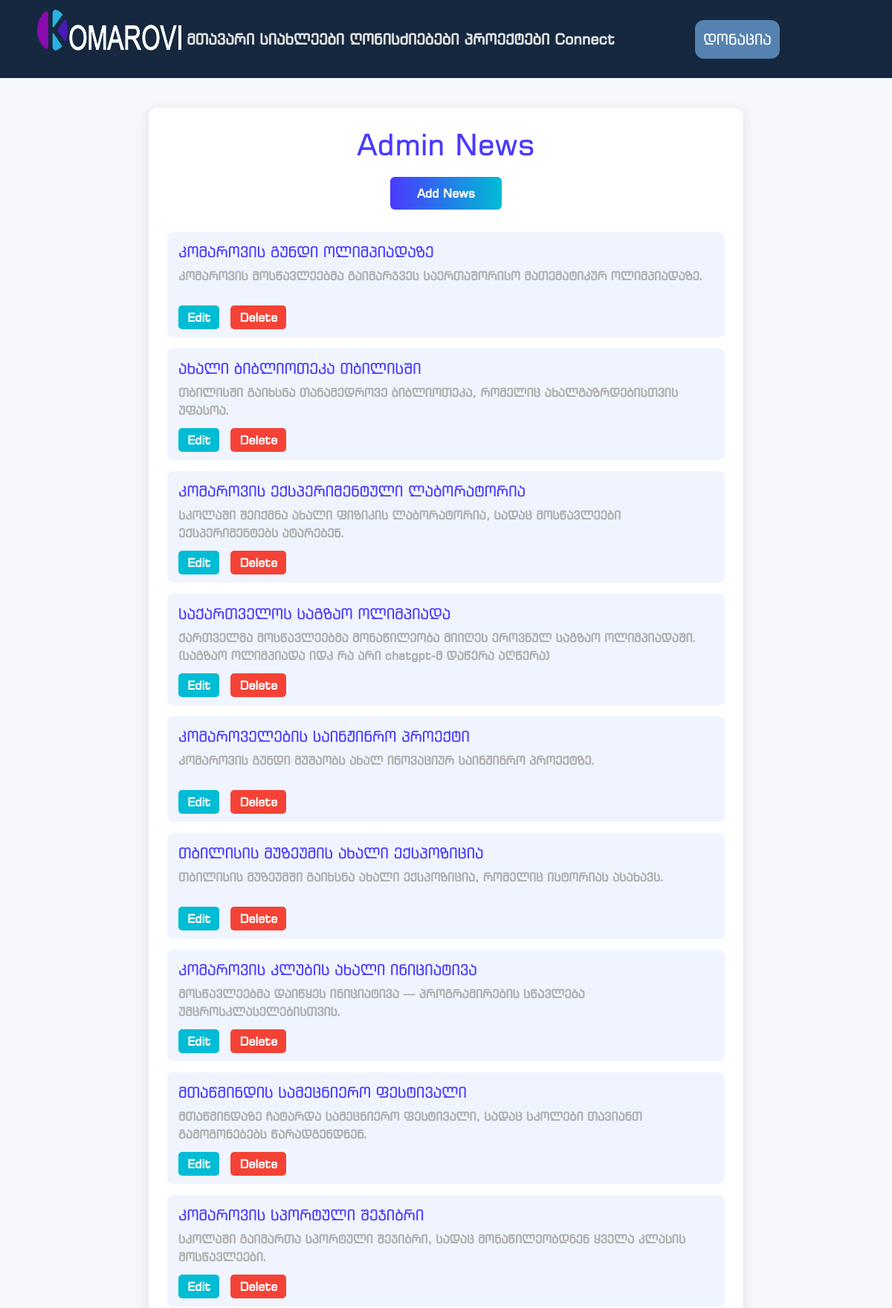
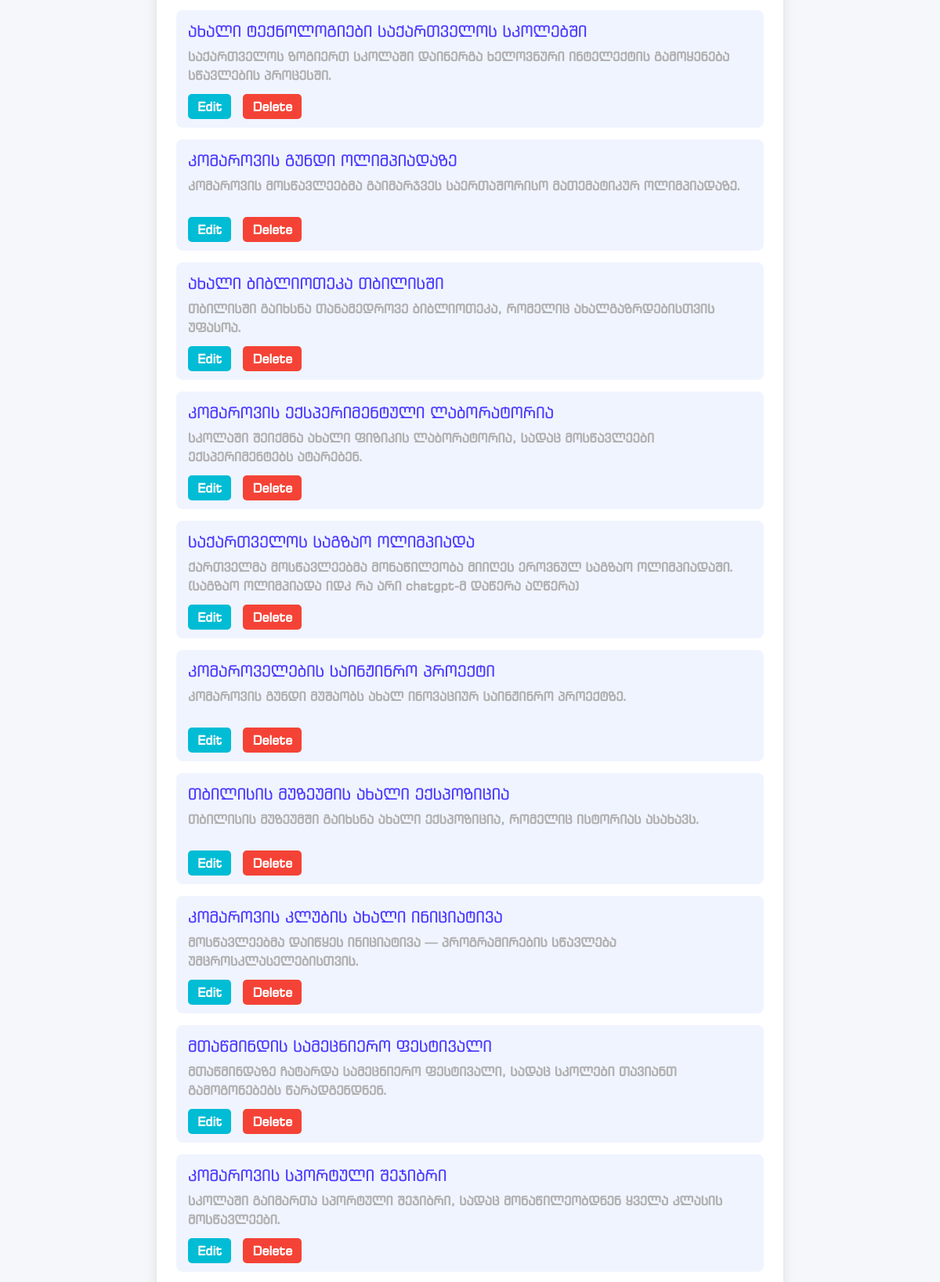
The app's page /adminpanel/news (signed in, upper part) with its own data (2 pictures, top to bottom).
### models.py (models this page shows, shortened)
class News(db.Model):
    id = db.Column(db.Integer, primary_key= True)
    name = db.Column(db.String(80), unique= False, nullable= False)
    img = db.Column(db.String(80), unique= False, nullable= False)
    description = db.Column(db.String(80), unique= False, nullable= False)
    date_added = db.Column(db.DateTime, default=datetime.utcnow)

### routes.py (the view)
@app.route("/adminpanel/news")
@login_required
def admin_news():
    all_news = News.query.order_by(News.id).all()
    return render_template('admin_news.html', all_news=all_news)

### models.py (called while the page is built)
@login_manager.user_loader
def load_user(user_id):
    return User.query.get(user_id)

### templates/admin_news.html
{% extends "base.html" %} {% block head %}
<link
  rel="stylesheet"
  href="{{ url_for('static', filename='css/admin_news.css') }}"
/>
{% endblock %} {% block content %}
<div class="admin-news-container">
  <h1>Admin News</h1>
  <a href="/add_news" class="btn-add-news">Add News</a>
  {% for news in all_news %}
  <div class="news-card">
    <h5>{{ news.name }}</h5>
    <p>{{ news.description }}</p>
    <a href="{{ url_for('update_news', id=news.id) }}" class="btn-edit">Edit</a>
    <a href="{{ url_for('delete', id=news.id) }}" class="btn-delete">Delete</a>
  </div>
  {% endfor %}
</div>
{% endblock %}

### static/css/main.css (style rules this page uses)
html, body { margin: 0; height: 100%; padding: 0; display: flex; flex-direction: column; overflow-x: hidden; background-color: rgb(251, 251, 252); font-family: "AlkSanet", "BpgExsqMtavruli", "BpgIngiriArial", Arial, Helvetica, sans-serif; }

### static/css/footer.css (style rules this page uses)
span, p { color: rgb(177, 177, 177); font-weight: bold; }
a { text-decoration: none; }

### static/css/admin_news.css (style rules this page uses)
body { background-color: #f5f7fa; color: #333; }
.admin-news-container { max-width: 800px; margin: 40px auto; padding: 25px; background-color: #ffffff; border-radius: 12px; box-shadow: 0px 4px 15px rgba(0, 0, 0, 0.1); }
.admin-news-container h1 { text-align: center; color: #4a3aff; margin-bottom: 20px; }
.btn-add-news { display: block; width: 150px; margin: 10px auto 30px auto; background: linear-gradient(90deg, #4a3aff, #00bcd4); color: white; border: none; padding: 10px; border-radius: 6px; font-weight: bold; text-align: center; text-decoration: none; }
.news-card { background-color: #f0f4ff; padding: 15px; border-radius: 8px; margin-bottom: 15px; }
.news-card h5 { color: #4a3aff; margin-bottom: 8px; }
.news-card p { min-height: 40px; }
.news-card a { margin-right: 10px; text-decoration: none; padding: 6px 12px; border-radius: 5px; font-weight: bold; }
.btn-edit { background-color: #00bcd4; color: white; }
.btn-delete { background-color: #f44336; color: white; }

### records on screen
News: name "კომაროვის გუნდი ოლიმპიადაზე", description "კომაროვის მოსწავლეებმა გაიმარჯვეს საერთაშორისო მათემატიკურ ოლიმპიადაზე."
News: name "ახალი ბიბლიოთეკა თბილისში", description "თბილისში გაიხსნა თანამედროვე ბიბლიოთეკა, რომელიც ახალგაზრდებისთვის უფასოა."
News: name "კომაროვის ექსპერიმენტული ლაბორატორია", description "სკოლაში შეიქმნა ახალი ფიზიკის ლაბორატორია, სადაც მოსწავლეები ექსპერიმენტებს ატარებენ."
News: name "საქართველოს საგზაო ოლიმპიადა", description "ქართველმა მოსწავლეებმა მონაწილეობა მიიღეს ეროვნულ საგზაო ოლიმპიადაში. (საგზაო ოლიმპიადა იდკ რა არი chatgpt-მ დაწერა აღწერა)"
News: name "კომაროველების საინჟინრო პროექტი", description "კომაროვის გუნდი მუშაობს ახალ ინოვაციურ საინჟინრო პროექტზე."
News: name "თბილისის მუზეუმის ახალი ექსპოზიცია", description "თბილისის მუზეუმში გაიხსნა ახალი ექსპოზიცია, რომელიც ისტორიას ასახავს."
News: name "კომაროვის კლუბის ახალი ინიციატივა", description "მოსწავლეებმა დაიწყეს ინიციატივა — პროგრამირების სწავლება უმცროსკლასელებისთვის."
News: name "მთაწმინდის სამეცნიერო ფესტივალი", description "მთაწმინდაზე ჩატარდა სამეცნიერო ფესტივალი, სადაც სკოლები თავიანთ გამოგონებებს წარადგენდნენ."
News: name "კომაროვის სპორტული შეჯიბრი", description "სკოლაში გაიმართა სპორტული შეჯიბრი, სადაც მონაწილეობდნენ ყველა კლასის მოსწავლეები."
News: name "ახალი ტექნოლოგიები საქართველოს სკოლებში", description "საქართველოს ზოგიერთ სკოლაში დაინერგა ხელოვნური ინტელექტის გამოყენება სწავლების პროცესში."
News: name "კომაროვის გუნდი ოლიმპიადაზე", description "კომაროვის მოსწავლეებმა გაიმარჯვეს საერთაშორისო მათემატიკურ ოლიმპიადაზე."
News: name "ახალი ბიბლიოთეკა თბილისში", description "თბილისში გაიხსნა თანამედროვე ბიბლიოთეკა, რომელიც ახალგაზრდებისთვის უფასოა."
News: name "კომაროვის ექსპერიმენტული ლაბორატორია", description "სკოლაში შეიქმნა ახალი ფიზიკის ლაბორატორია, სადაც მოსწავლეები ექსპერიმენტებს ატარებენ."
News: name "საქართველოს საგზაო ოლიმპიადა", description "ქართველმა მოსწავლეებმა მონაწილეობა მიიღეს ეროვნულ საგზაო ოლიმპიადაში. (საგზაო ოლიმპიადა იდკ რა არი chatgpt-მ დაწერა აღწერა)"
News: name "კომაროველების საინჟინრო პროექტი", description "კომაროვის გუნდი მუშაობს ახალ ინოვაციურ საინჟინრო პროექტზე."
News: name "თბილისის მუზეუმის ახალი ექსპოზიცია", description "თბილისის მუზეუმში გაიხსნა ახალი ექსპოზიცია, რომელიც ისტორიას ასახავს."
News: name "კომაროვის კლუბის ახალი ინიციატივა", description "მოსწავლეებმა დაიწყეს ინიციატივა — პროგრამირების სწავლება უმცროსკლასელებისთვის."
News: name "მთაწმინდის სამეცნიერო ფესტივალი", description "მთაწმინდაზე ჩატარდა სამეცნიერო ფესტივალი, სადაც სკოლები თავიანთ გამოგონებებს წარადგენდნენ."
News: name "კომაროვის სპორტული შეჯიბრი", description "სკოლაში გაიმართა სპორტული შეჯიბრი, სადაც მონაწილეობდნენ ყველა კლასის მოსწავლეები."
